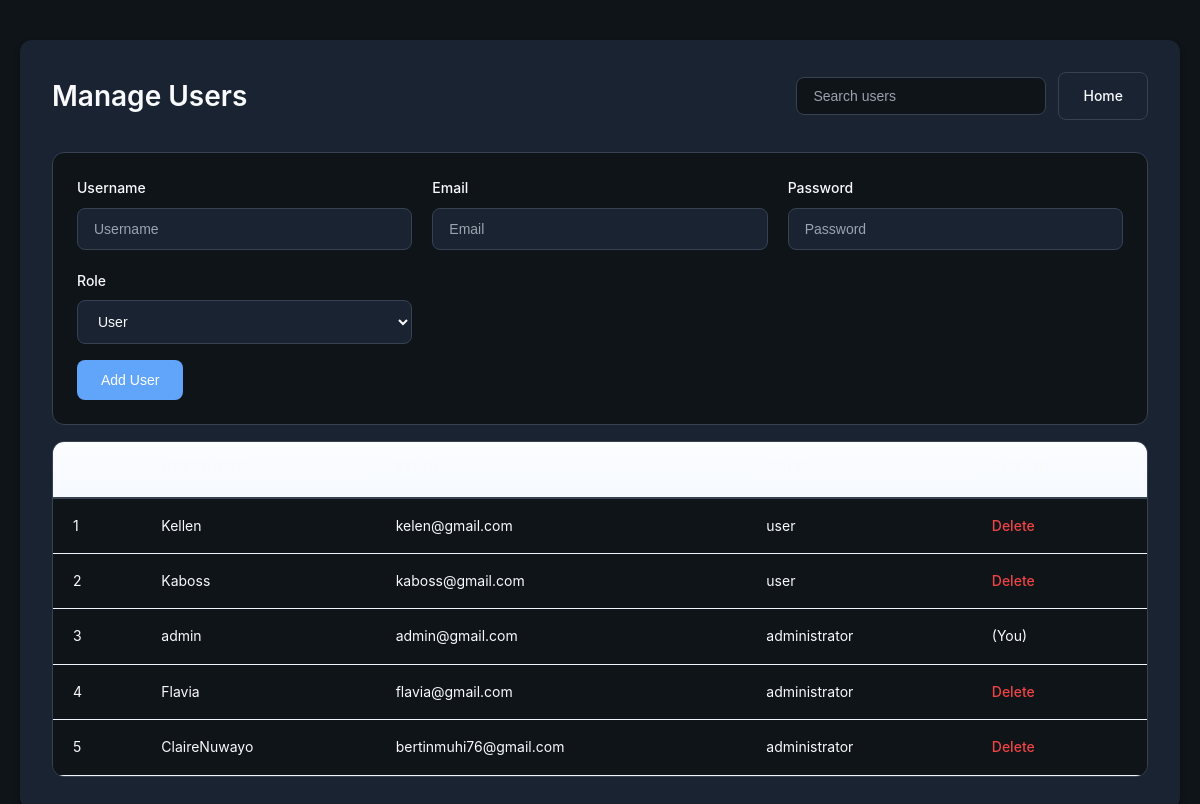
The page /users/manage_users.php (signed in) on the database its author committed.
### tables this page shows
CREATE TABLE `users` (
  `id` int NOT NULL,
  `username` varchar(50) NOT NULL,
  `email` varchar(50) NOT NULL,
  `password` varchar(50) NOT NULL,
  `role` varchar(50) NOT NULL
);

### users/manage_users.php (the view, shortened to what this page needs)
<?php
require "../config/db.php";
?>
<?php
$stmt = $pdo->prepare("SELECT id, username, email, role FROM users");
$stmt->execute();
$users = $stmt->fetchAll(PDO::FETCH_ASSOC);
?>
<!DOCTYPE html>
<html lang="en">
<head>
    <link rel="stylesheet" href="../assets/css/main.css">
    <link rel="stylesheet" href="../assets/css/dashboard.css">
    <link rel="stylesheet" href="../assets/css/forms.css">
</head>
<body>
    <div class="container">
        <div class="panel">
            <div class="panel-header">
                <h2 class="title">Manage Users</h2>
                <div class="controls">
                    <input type="search" id="user-q" class="search" placeholder="Search users">
                    <a href="../index.php" class="btn secondary">Home</a>
                </div>
            </div>
            <div class="form-card" style="margin-bottom:16px">
                <form method="POST" class="book-form">
                    <div class="grid">
                        <div class="field">
                            <label for="username">Username</label>
                            <input id="username" name="username" type="text" placeholder="Username" required>
                        </div>
                        <div class="field">
                            <label for="email">Email</label>
                            <input id="email" name="email" type="email" placeholder="Email" required>
                        </div>
                        <div class="field">
                            <label for="password">Password</label>
                            <input id="password" name="password" type="password" placeholder="Password" required>
                        </div>
                        <div class="field">
                            <label for="role">Role</label>
                            <select id="role" name="role">
                                <option value="user">User</option>
                            </select>
                        </div>
                    </div>
                    <div class="actions" style="margin-top:8px">
                        <button type="submit" name="add" class="btn">Add User</button>
                    </div>
                </form>
            </div>
            <div class="table-wrap">
                <table>
                    <thead>
                        <tr>
                            <th>#</th>
                            <th>Username</th>
                            <th>Email</th>
                            <th>Role</th>
                            <th>Action</th>
                        </tr>
                    </thead>
                    <tbody id="users-tbody">
                        <?php foreach ($users as $i => $u): ?>
                        <tr>
                            <td><?= $i + 1 ?></td>
                            <td><?= htmlspecialchars($u['username']) ?></td>
                            <td><?= htmlspecialchars($u['email']) ?></td>
                            <td><?= htmlspecialchars($u['role']) ?></td>
                            <td>
                                <?php if ($u['id'] != $_SESSION['user_id']): ?>
                                    <a href="?delete=<?= $u['id'] ?>" onclick="return confirm('Delete this user?')" class="del">Delete</a>
                                <?php else: ?>
                                    (You)
                                <?php endif; ?>
                            </td>
                        </tr>
                        <?php endforeach; ?>
                    </tbody>
                </table>
            </div>
        </div>
    </div>
</body>
</html>

### assets/css/main.css (style rules this page uses)
body { margin:0;font-family:Segoe UI, Roboto, Arial, sans-serif;background:var(--bg);color:var(--text) }
.container { max-width:1100px;margin:0 auto;padding:20px }

### assets/css/dashboard.css (style rules this page uses)
:root { --dash-bg:#f6f9ff; --card-bg:#ffffff; --muted:#6b7280; --accent:#276bf0; --accent-2:#1e4ed8; --danger:#ef4444; }
* { box-sizing:border-box }
body { background:var(--dash-bg);font-family:Segoe UI, Roboto, Arial, sans-serif;color:#12263a }
.container { max-width:1100px;margin:28px auto;padding:20px }
.panel { background:var(--card-bg);padding:18px;border-radius:12px;box-shadow:0 10px 30px rgba(16,24,40,0.06) }
.panel-header { display:flex;align-items:center;justify-content:space-between;gap:12px;margin-bottom:12px }
.title { font-size:20px;margin:0 }
.controls { display:flex;gap:8px;align-items:center }
.search { padding:8px 12px;border-radius:8px;border:1px solid #eef3ff;background:#fbfdff }
.btn { background:linear-gradient(180deg,var(--accent),var(--accent-2));color:#fff;border:none;padding:8px 12px;border-radius:8px;cursor:pointer }
.btn.secondary { background:#fff;border:1px solid #eef3ff;color:var(--accent) }
.table-wrap { overflow-x:auto }
table { width:100%;border-collapse:collapse;font-size:14px }
th,td { padding:12px 14px;text-align:left;border-bottom:1px solid #f1f5ff }
th { background:linear-gradient(180deg,#fbfdff,#f6f9ff);color:#0f172a;font-weight:600 }

### assets/css/forms.css (style rules this page uses)
:root { --primary-bg: #0f1419; --card-bg: #1a2332; --card-hover: #1f2937; --text-primary: #f9fafb; --text-secondary: #9ca3af; --accent-blue: #60a5fa; --border-color: #374151; --success-green: #10b981; --error-red: #ef4444; }
* { margin: 0; padding: 0; box-sizing: border-box; }
body { font-family: -apple-system, BlinkMacSystemFont, 'Segoe UI', Roboto, 'Helvetica Neue', Arial, sans-serif; background: var(--primary-bg); color: var(--text-primary); line-height: 1.6; min-height: 100vh; }
.container { max-width: 1200px; margin: 0 auto; padding: 40px 20px; }
.panel { background: var(--card-bg); border-radius: 12px; padding: 32px; box-shadow: 0 4px 6px rgba(0, 0, 0, 0.3); }
.panel-header { display: flex; justify-content: space-between; align-items: center; margin-bottom: 32px; flex-wrap: wrap; gap: 16px; }
.panel-header .title { font-size: 28px; font-weight: 600; color: var(--text-primary); margin: 0; }
.panel-header .controls { display: flex; gap: 12px; align-items: center; }
.search { padding: 10px 16px; background: var(--primary-bg); border: 1px solid var(--border-color); border-radius: 8px; color: var(--text-primary); font-size: 14px; width: 250px; transition: all 0.3s ease; }
.search::placeholder { color: var(--text-secondary); }
.form-card { background: var(--primary-bg); border-radius: 12px; padding: 24px; margin-bottom: 24px; border: 1px solid var(--border-color); }
.grid { display: grid; grid-template-columns: repeat(auto-fit, minmax(250px, 1fr)); gap: 20px; margin-bottom: 16px; }
.field { display: flex; flex-direction: column; gap: 8px; }
.field label { font-size: 14px; font-weight: 500; color: var(--text-primary); }
.field input, .field select { padding: 12px 16px; background: var(--card-bg); border: 1px solid var(--border-color); border-radius: 8px; color: var(--text-primary); font-size: 14px; transition: all 0.3s ease; }
.field input::placeholder { color: var(--text-secondary); }
.btn { padding: 12px 24px; background: var(--accent-blue); color: white; border: none; border-radius: 8px; font-size: 14px; font-weight: 500; cursor: pointer; transition: all 0.3s ease; text-decoration: none; display: inline-block; }
.btn.secondary { background: transparent; border: 1px solid var(--border-color); color: var(--text-primary); }
.actions { display: flex; gap: 12px; justify-content: flex-start; margin-top: 16px; }
.table-wrap { overflow-x: auto; border-radius: 12px; border: 1px solid var(--border-color); }
table { width: 100%; border-collapse: collapse; background: var(--primary-bg); }
thead { background: var(--card-bg); }
thead th { padding: 16px 20px; text-align: left; font-weight: 600; font-size: 14px; color: var(--text-primary); text-transform: uppercase; letter-spacing: 0.05em; border-bottom: 2px solid var(--border-color); }
tbody tr { border-bottom: 1px solid var(--border-color); transition: background 0.2s ease; }
tbody tr:last-child { border-bottom: none; }
tbody td { padding: 16px 20px; font-size: 14px; color: var(--text-primary); }
.del { color: var(--error-red); text-decoration: none; font-weight: 500; transition: all 0.2s ease; }

### rows shown on the page
users: username "Kellen", email "kelen@gmail.com", role "user"
users: username "Kaboss", email "kaboss@gmail.com", role "user"
users: username "admin", email "admin@gmail.com", role "administrator", shows "(You)"
users: username "Flavia", email "flavia@gmail.com", role "administrator"
users: username "ClaireNuwayo", email "bertinmuhi76@gmail.com", role "administrator"
